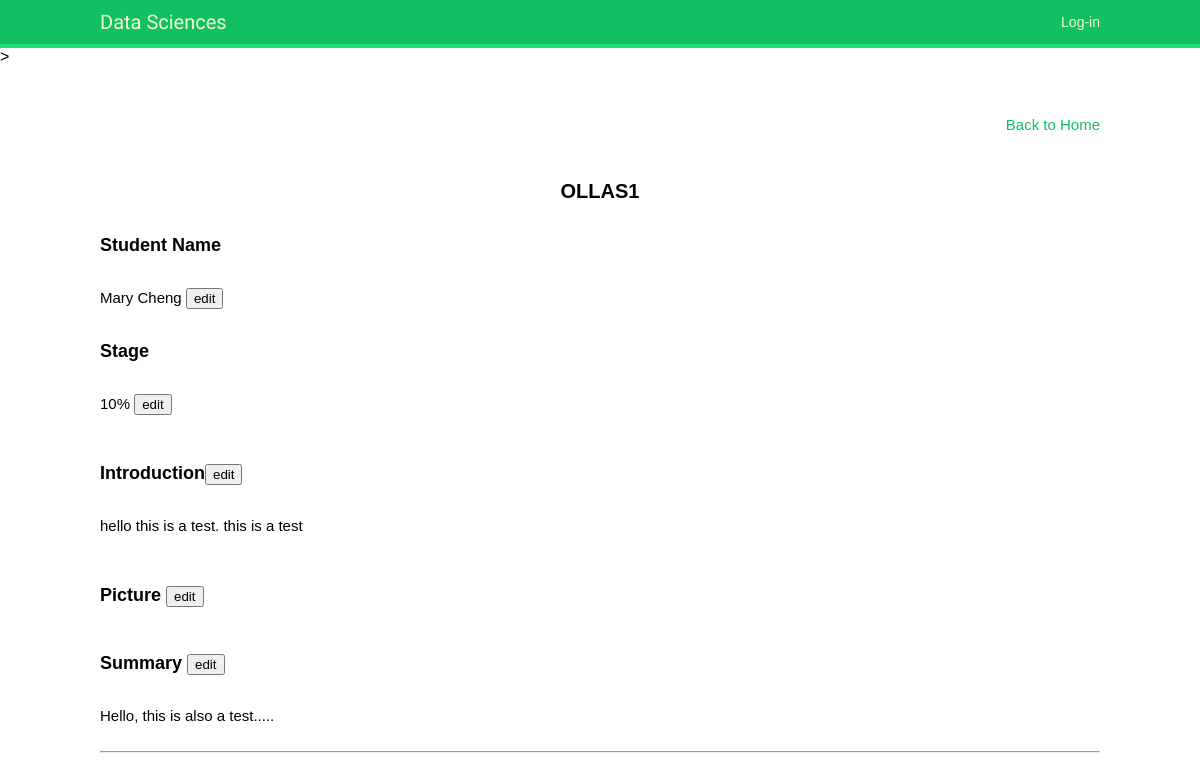
Page /professor_access/detail/5 on the earlier database version.
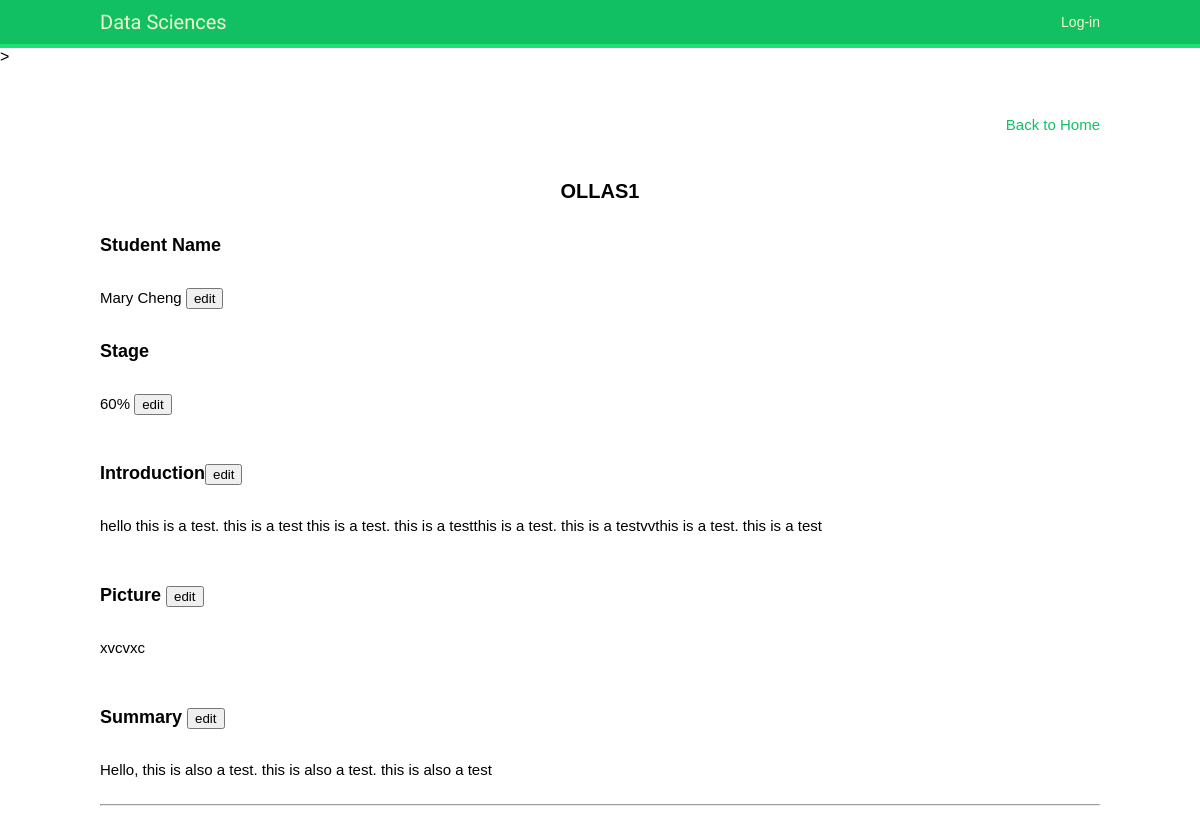
Same page on the later database version.
### professor_access/models.py (models this page shows, shortened)
class Project(models.Model):
    name = models.CharField(max_length=50 )
    student_name = models.CharField(max_length=200)
    stage = models.CharField(max_length=50)
    description = models.TextField(blank=True)
    note = models.TextField(blank=True)
    file = models.FileField(upload_to='upload', blank=True, null=True)
    photo = models.ImageField(upload_to='upload', blank=True)

### professor_access/views.py (the view, shortened to what this page needs)
def detail(request, pk, template_name='professor_access/detail.html'):
    project = get_object_or_404(Project, pk=pk)
    return render(request, template_name, locals())

### professor_access/templates/professor_access/detail.html (shortened to what this page needs)
{% extends "base.html" %}
{% block content %}
<p class="return_home"><a href="{% url 'professor_access:pa_list' %}">Back to Home</a></p>
<form method="post">{% csrf_token %}
	<p class="prj_name">
		<span >{{project.name}}</span>
	</p>
	<p class="name">
		Student Name</p>
		<span class="text">{{project.student_name}} <button type="button" class="edit">edit</button></span>
	<p class="name">Stage</p>
		<span class="text">{{project.stage}} <button type="button" class="edit">edit</button></span>
	<p class="name">Introduction<button type="button" class="edit">edit</button></p>
		<span class="text">{{project.description|linebreaksbr}}</span>
	<p>
	<p class="name">Picture <button type="button" class="edit">edit</button></p>
		<span class="text">{{project.photo|linebreaksbr}} </span>
	</p>
	<p class="name">Summary <button type="button" class="edit">edit</button></p>
		<span class="text">{{project.note|linebreaksbr}}</span>
</form>
<hr />
{% endblock %}

Differences in the rows shown:
changed Project "OLLAS1": stage "10%" → "60%"; description "hello this is a test. this is a test" → "hello this is a test. this is a test this is a test. this is a testthis is a test. this is a testvvthis is a test. this is a test"; photo (not shown) → "xvcvxc"; note "Hello, this is also a test....." → "Hello, this is also a test. this is also a test. this is also a test"
